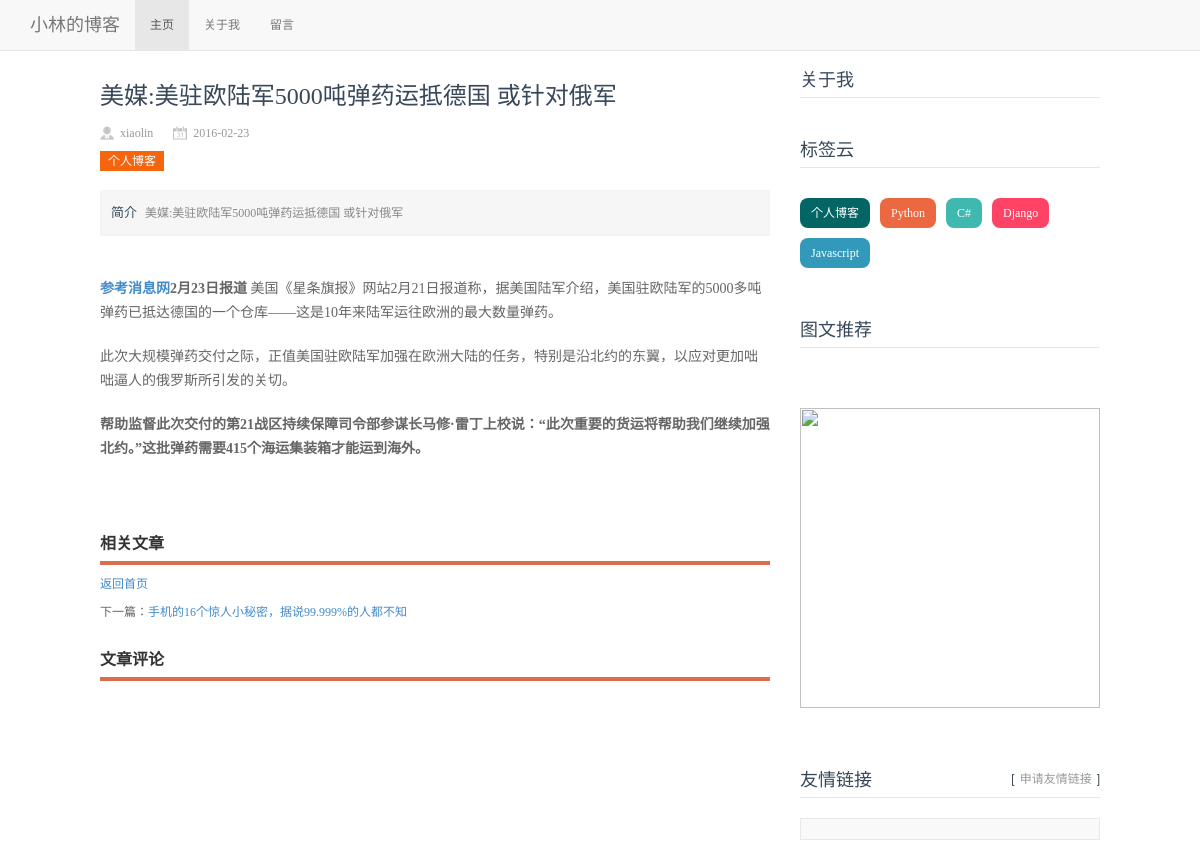
/blog/5/, run on the app's committed database.
### Blog/models.py (models this page shows, shortened)
class Blog(models.Model):
    caption=models.CharField('标题',max_length=50)
    author=models.ForeignKey(Author)
    tags=models.ManyToManyField(Tag,blank=True)
    content=models.TextField('内容')
    publish_time=models.DateTimeField('发表时间',auto_now_add=True)
    update_time=models.DateTimeField('更新时间',auto_now=True)
    def get_authorname(self,obj):
        return obj.author.name
    get_authorname.short_description='作者'
    def get_absolute_url(self):
        path = reverse('detailblog', kwargs={'id':self.id})
        return "http://127.0.0.1:8080%s" % path
    class Meta:
        ordering = ['-publish_time']
        verbose_name = '博客'
        verbose_name_plural = '博客'

class Author(models.Model):
    name=models.CharField('名字',max_length=30)
    email=models.EmailField('邮箱',blank=True)
    website=models.URLField('博客',blank=True)
    class Meta:
        verbose_name = '作者'
        verbose_name_plural = '作者'

class Tag(models.Model):
    tag_name=models.CharField('标签',max_length=20,blank=True)
    create_time=models.DateTimeField('创建时间',auto_now_add=True)
    class Meta:
        verbose_name = '标签'
        verbose_name_plural = '标签'

### Blog/views.py (the view)
# urls.py: url(r'^blog/(?P<id>\d+)/$','Blog.views.bolg',name='detailblog')
def bolg(request,id=''):
    prev=False
    next=False
    tags=Tag.objects.all()
    try:
        blog=Blog.objects.get(id=id)
        if int(id)!=1:
            next=Blog.objects.get(id=int(id)-1)
        blogs=Blog.objects.all()
        if int(id)+1<=blogs[0].id:
            prev=Blog.objects.get(id=int(id)+1)
    except Blog.DoesNotExist:
        raise Http404
    return render_to_response('blog_show.html',{'blog':blog,'prev':prev,'next':next,'tags':tags})

### Blog/templates/blog_show.html (shortened to what this page needs)
﻿{% extends  'base.html'%}
{% block content %}
<div class="l_box f_l">
    <div class="topnews">
        <div class="news_title">{{blog.caption}}</div>
        <div class="news_author">
            <span class="au01">{{blog.author.name}}</span><span class="au02">{{blog.publish_time|date:"Y-m-d"}}</span>
            <strong class="au04 f_r"><span class="ds-thread-count" data-thread-key="{{blog.id}}" data-count-type="comments"></span></strong>
        </div>
        <div class="tags">
            {% for tag in blog.tags.all%}
            <a>{{tag.tag_name}}</a>
            {% endfor %}
        </div>
        <div class="news_about">
            <strong>简介</strong>{{blog.caption}}
        </div>
        <div class="news_content">
            <ul>
                <p class="pageLink">
                    {{blog.content|safe}}
                </p>
            </ul>
        </div>
        <div class="otherlink">
            <h2>相关文章</h2>
            <ul>
                {% if prev %}
                <p>
                    上一篇： <a href="{% url 'detailblog' id=prev.id %}">{{prev.caption}}</a>
                </p>
                {% else %}
                <p>
                    <a href="/index/">返回首页</a>
                </p>
                {% endif%}
                {% if next %}
                <p>
                    下一篇：<a href="{% url 'detailblog' id=next.id %}">{{next.caption}}</a>
                </p>
                {% else %}
                <p>
                    <a href="/index/">返回首页</a>
                </p>
                {% endif%}
            </ul>
        </div>
        <div class="news_pl">
            <h2>文章评论</h2>
        </div>
    </div>
</div>
<div class="r_box f_r">
    <div class="tit01">
        <h3>关于我</h3>
    </div>
    <div class="cloud">
        <h3>标签云</h3>
        <ul>
            {% for tag in tags%}
            <li><a href="/">{{tag.tag_name}}</a></li>
            {%endfor%}
        </ul>
    </div>
    <div class="tuwen">
        <h3>图文推荐</h3>
    </div>
    <div class="ad">
        <img src="">
    </div>
    <div class="links">
        <h3>
            <span>[<a href="/">申请友情链接</a>]</span>友情链接
        </h3>
        <ul></ul>
    </div>
</div>
    {% endblock %}

### Blog/static/css/base.css (style rules this page uses)
* { margin: 0; padding: 0 }
body { font: 12px/1.5 'Microsoft Yahei', 'Simsun'; color: #666666; background: #fff }
img { border: 0; display: block }
ul { list-style: none; }
h1, h2, h3, h4, h5, h6 { font-size: 100%; font-weight: normal; }
a { outline: none; }
.f_l { float: left }
.f_r { float: right }
.l_box { width: 670px; }
.r_box { width: 300px; }
.cloud { width: 100%; clear: both; overflow: hidden }
.cloud h3 { line-height: 40px; color: #38485A; font-size: 18px; border-bottom: 1px solid #E6E6E6; height: 40px; }
.cloud ul { margin: 20px 0 }
.cloud ul li { line-height: 24px;display: block; background: #999; float: left; padding: 3px 11px; margin: 10px 10px 0 0; border-radius: 8px; -moz-transition: all 0.5s; -webkit-transition: all 0.5s; -o-transition: all 0.5s; transition: all 0.5s; }
.cloud ul li a { color: #FFF }
.cloud ul li:nth-child(8n-7) { background: #8A9B0F }
.cloud ul li:nth-child(8n-6) { background: #EB6841 }
.cloud ul li:nth-child(8n-5) { background: #3FB8AF }
.cloud ul li:nth-child(8n-4) { background: #FE4365 }
.cloud ul li:nth-child(8n-3) { background: #FC9D9A }
.cloud ul li:first-child { background: #036564 }
.cloud ul li:last-child { background: #3299BB }

### Blog/static/css/index.css (style rules this page uses)
.topnews { margin: 20px 0; }
.topnews h2 { font-size: 16px; font-weight: bold; line-height: 36px; color: #333; border-bottom: #db6d4c 4px solid; }
.tit01 h3 { line-height: 40px; color: #38485A; font-size: 18px; border-bottom: 1px solid #E6E6E6; height: 40px }
.tuwen { width: 100%; clear: both; overflow: hidden; margin: 20px 0 }
.tuwen h3 { line-height: 40px; color: #38485A; font-size: 18px; border-bottom: 1px solid #E6E6E6; height: 40px; margin-bottom: 30px }
.ad { width: 300px; overflow: hidden; margin: 30px 0 }
.ad img { width: 300px; }
.links { width: 100%; overflow: hidden; clear: both }
.links h3 { line-height: 40px; color: #38485A; font-size: 18px; border-bottom: 1px solid #E6E6E6; height: 40px; margin-bottom: 20px }
.links h3 span { float: right; font-size: 12px; }
.links h3 span a { color: #999; padding: 0 5px }
.links ul { background: #f9f9f9; padding: 10px; overflow: hidden; border: #e9e9e9 1px solid }
.news_title { font-size: 24px; font-weight: 400; padding: 20px 0 10px 0; color: #38485A; }
.news_author { width: 100%; color: #999999; line-height: 18px; }
.news_author span { margin-right: 20px; padding-left: 20px; }
.au01 { background: url(../images/author2.png) no-repeat left center; }
.au02 { background: url(../images/date.png) no-repeat left center; }
.au04 { font-weight: normal; }
.f_r { float: right; }
.tags { margin: 10px 0; }
.tags a { background: #F4650E; padding: 3px 8px; margin: 0 5px 0 0; color: #fff; }
.news_about { color: #888888; border: 1px solid #F3F3F3; padding: 10px; margin: 20px auto 15px auto; line-height: 23px; background: none repeat 0 0 #F6F6F6; }
.news_about strong { color: #38485A; font-weight: 400 !important; font-size: 13px; padding-right: 8px; }
.news_content { line-height: 24px; font-size: 14px; }
.news_content p { overflow: hidden; padding-bottom: 4px; padding-top: 6px; word-wrap: break-word; }

### data on the page
Blog: caption "美媒:美驻欧陆军5000吨弹药运抵德国 或针对俄军", author.name "xiaolin", publish_time "2016-02-23", content "参考消息网 2月23日报道 美国《星条旗报》网站2月21日报道称，据美国陆军介绍，美国驻欧陆军的5000多吨弹药已抵达德国的一个仓库——这是10年来陆军运往欧洲的最大数量弹药。 此次大规模弹药交付之际，正值美国驻欧陆军加强在欧洲大陆的任务，特别是沿北约的东翼，以应对更加咄咄逼人的俄罗斯所引发的关切。 帮助监督此次交付的第21战区持续保障司令部参谋长马修·雷丁上校说：“此次重要的货运将帮助我们继续加强北约。”这批弹药需要415个海运集装箱才能运到海外。"
Tag: tag_name "个人博客"
Blog: caption "手机的16个惊人小秘密，据说99.999%的人都不知"
Tag: tag_name "Python"
Tag: tag_name "C#"
Tag: tag_name "Django"
Tag: tag_name "Javascript"
